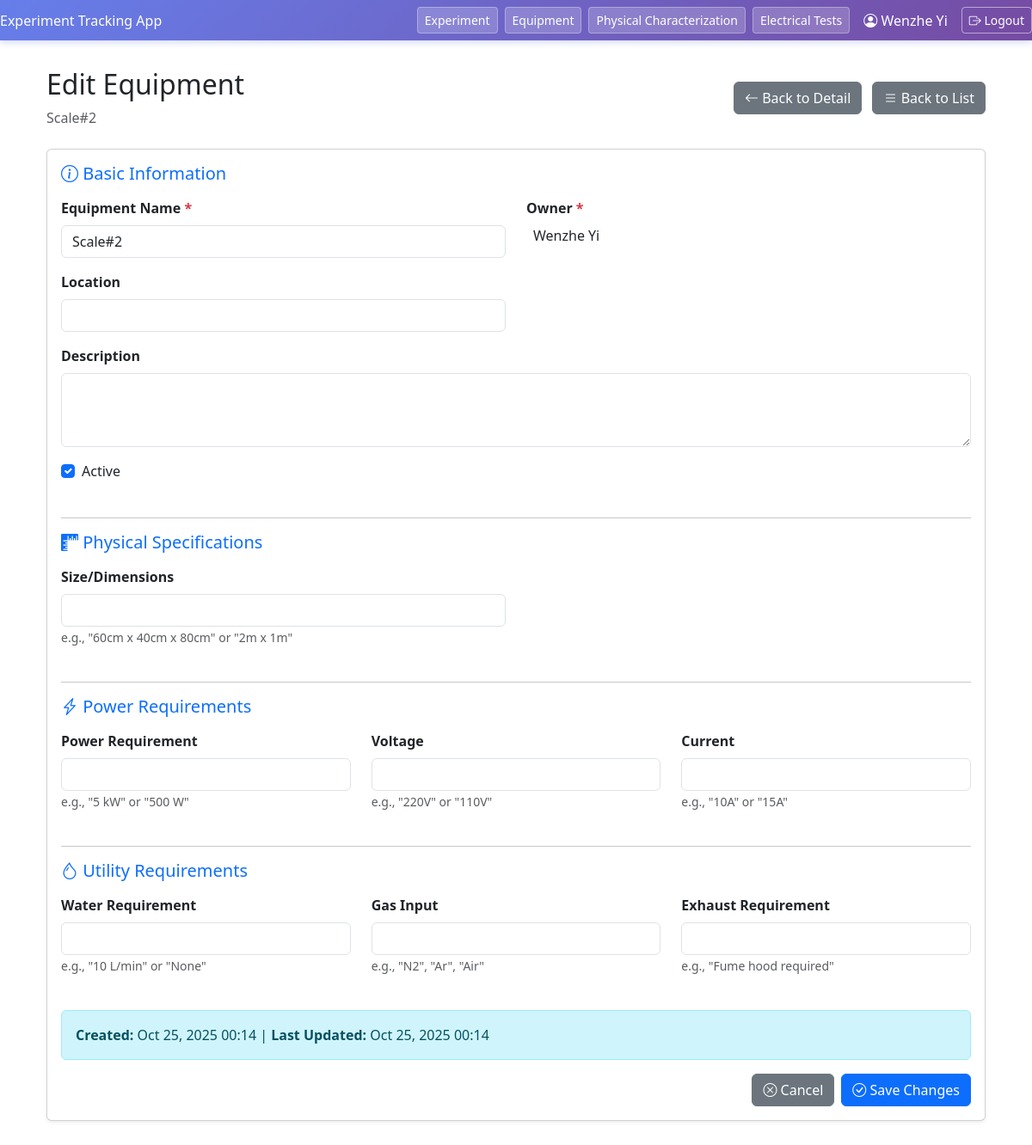
/equipment/4/edit/ (signed in), run on the app's committed database.
### experiment_flow/models.py (models this page shows, shortened)
class Equipment(models.Model):
    equipment_name = models.CharField(max_length=100, unique=True, help_text="Name of the equipment")
    description = models.TextField(blank=True, null=True, help_text="Detailed description of the equipment")
    owner = models.ForeignKey(User, on_delete=models.SET_NULL, null=True, blank=True, related_name='equipment', help_text="Equipment owner/responsible person")
    location = models.CharField(max_length=200, blank=True, null=True, help_text="Current location (e.g., Lab 101, Room A)")
    size = models.CharField(max_length=100, blank=True, null=True, help_text="Physical dimensions (e.g., 60cm x 80cm x 120cm)")
    power_requirement = models.CharField(max_length=100, blank=True, null=True, help_text="Power requirement (e.g., 5kW, 3-phase)")
    voltage = models.CharField(max_length=50, blank=True, null=True, help_text="Voltage requirement (e.g., 220V, 380V)")
    current = models.CharField(max_length=50, blank=True, null=True, help_text="Current requirement (e.g., 15A, 20A)")
    water_requirement = models.CharField(max_length=200, blank=True, null=True, help_text="Water requirement (e.g., DI water, 5L/min)")
    gas_input = models.CharField(max_length=200, blank=True, null=True, help_text="Gas input requirements (e.g., N2, Ar, 2 SLM)")
    exhaust_requirement = models.CharField(max_length=200, blank=True, null=True, help_text="Exhaust requirements (e.g., Acid exhaust, 500 CFM)")
    created_on = models.DateTimeField(auto_now_add=True)
    updated_on = models.DateTimeField(auto_now=True)
    is_active = models.BooleanField(default=True, help_text="Whether the equipment is currently active/available")
    class Meta:
        ordering = ['equipment_name']
        verbose_name = "Equipment"
        verbose_name_plural = "Equipment"

### experiment_flow/views.py (the view)
# urls.py: path('equipment/<int:equipment_id>/edit/', views.edit_equipment, name='edit_equipment'),
@login_required
def edit_equipment(request, equipment_id):
    equipment = get_object_or_404(Equipment, id=equipment_id)
    if request.method == 'POST':
        form = EquipmentForm(request.POST, instance=equipment)
        if form.is_valid():
            form.save()
            return redirect('equipment_detail', equipment_id=equipment_id)
    else:
        form = EquipmentForm(instance=equipment)
    return render(request, 'experiment_flow/edit_equipment.html', {
        'form': form,
        'equipment': equipment
    })

### experiment_flow/templates/experiment_flow/edit_equipment.html (shortened to what this page needs)
{% extends "experiment_flow/base_no_sidebar.html" %}
{% load static %}
{% block content %}
<div class="container-fluid">
    <div class="row">
        <div class="col-12">
            <div class="d-flex justify-content-between align-items-center mb-4">
                <div>
                    <h2>Edit Equipment</h2>
                    <p class="text-muted mb-0">{{ equipment.equipment_name }}</p>
                </div>
                <div>
                    <a href="{% url 'equipment_detail' equipment.id %}" class="btn btn-secondary me-2">
                        <i class="bi bi-arrow-left"></i> Back to Detail
                    </a>
                    <a href="{% url 'equipment_list' %}" class="btn btn-secondary">
                        <i class="bi bi-list"></i> Back to List
                    </a>
                </div>
            </div>
            <div class="card shadow-sm">
                <div class="card-body">
                    <form method="post">
                        <div class="mb-4">
                            <h5 class="text-primary mb-3">
                                <i class="bi bi-info-circle"></i> Basic Information
                            </h5>
                            <div class="row">
                                <div class="col-md-6 mb-3">
                                    <label for="{{ form.equipment_name.id_for_label }}" class="form-label fw-bold">
                                        Equipment Name <span class="text-danger">*</span>
                                    </label>
                                    {{ form.equipment_name }}
                                </div>
                                <div class="col-md-6 mb-3">
                                    <label for="{{ form.owner.id_for_label }}" class="form-label fw-bold">
                                        Owner <span class="text-danger">*</span>
                                    </label>
                                </div>
                                <div class="col-md-6 mb-3">
                                    <label for="{{ form.location.id_for_label }}" class="form-label fw-bold">
                                        Location
                                    </label>
                                    {{ form.location }}
                                </div>
                                <div class="col-12 mb-3">
                                    <label for="{{ form.description.id_for_label }}" class="form-label fw-bold">
                                        Description
                                    </label>
                                    {{ form.description }}
                                </div>
                                <div class="col-md-6 mb-3">
                                    <div class="form-check">
                                        {{ form.is_active }}
                                        <label class="form-check-label" for="{{ form.is_active.id_for_label }}">
                                            Active
                                        </label>
                                    </div>
                                </div>
                            </div>
                        </div>
                        <hr>
                        <div class="mb-4">
                            <h5 class="text-primary mb-3">
                                <i class="bi bi-rulers"></i> Physical Specifications
                            </h5>
                            <div class="row">
                                <div class="col-md-6 mb-3">
                                    <label for="{{ form.size.id_for_label }}" class="form-label fw-bold">
                                        Size/Dimensions
                                    </label>
                                    {{ form.size }}
                                    <small class="form-text text-muted">e.g., "60cm x 40cm x 80cm" or "2m x 1m"</small>
                                </div>
                            </div>
                        </div>
                        <hr>
                        <div class="mb-4">
                            <h5 class="text-primary mb-3">
                                <i class="bi bi-lightning-charge"></i> Power Requirements
                            </h5>
                            <div class="row">
                                <div class="col-md-4 mb-3">
                                    <label for="{{ form.power_requirement.id_for_label }}" class="form-label fw-bold">
                                        Power Requirement
                                    </label>
                                    {{ form.power_requirement }}
                                    <small class="form-text text-muted">e.g., "5 kW" or "500 W"</small>
                                </div>
                                <div class="col-md-4 mb-3">
                                    <label for="{{ form.voltage.id_for_label }}" class="form-label fw-bold">
                                        Voltage
                                    </label>
                                    {{ form.voltage }}
                                    <small class="form-text text-muted">e.g., "220V" or "110V"</small>
                                </div>
                                <div class="col-md-4 mb-3">
                                    <label for="{{ form.current.id_for_label }}" class="form-label fw-bold">
                                        Current
                                    </label>
                                    {{ form.current }}
                                    <small class="form-text text-muted">e.g., "10A" or "15A"</small>
                                </div>
                            </div>
                        </div>
                        <hr>
                        <div class="mb-4">
                            <h5 class="text-primary mb-3">
                                <i class="bi bi-droplet"></i> Utility Requirements
                            </h5>
                            <div class="row">
                                <div class="col-md-4 mb-3">
                                    <label for="{{ form.water_requirement.id_for_label }}" class="form-label fw-bold">
                                        Water Requirement
                                    </label>
                                    {{ form.water_requirement }}
                                    <small class="form-text text-muted">e.g., "10 L/min" or "None"</small>
                                </div>
                                <div class="col-md-4 mb-3">
                                    <label for="{{ form.gas_input.id_for_label }}" class="form-label fw-bold">
                                        Gas Input
                                    </label>
                                    {{ form.gas_input }}
                                    <small class="form-text text-muted">e.g., "N2", "Ar", "Air"</small>
                                </div>
                                <div class="col-md-4 mb-3">
                                    <label for="{{ form.exhaust_requirement.id_for_label }}" class="form-label fw-bold">
                                        Exhaust Requirement
                                    </label>
                                    {{ form.exhaust_requirement }}
                                    <small class="form-text text-muted">e.g., "Fume hood required"</small>
                                </div>
                            </div>
                        </div>
                        <div class="alert alert-info">
                            <strong>Created:</strong> {{ equipment.created_on|date:"M d, Y H:i" }} |
                            <strong>Last Updated:</strong> {{ equipment.updated_on|date:"M d, Y H:i" }}
                        </div>
                        <div class="d-flex justify-content-end gap-2">
                            <a href="{% url 'equipment_detail' equipment.id %}" class="btn btn-secondary">
                                <i class="bi bi-x-circle"></i> Cancel
                            </a>
                            <button type="submit" class="btn btn-primary">
                                <i class="bi bi-check-circle"></i> Save Changes
                            </button>
                        </div>
                    </form>
                </div>
            </div>
        </div>
    </div>
</div>
{% endblock %}

### experiment_flow/templates/experiment_flow/base_no_sidebar.html (shortened to what this page needs)
<!DOCTYPE html>
<html lang="en">
<head>
    <link href="https://cdn.jsdelivr.net/npm/bootstrap@5.3.0/dist/css/bootstrap.min.css" rel="stylesheet">
    <link rel="stylesheet" href="https://cdn.jsdelivr.net/npm/bootstrap-icons@1.11.1/font/bootstrap-icons.css">
    <link href="https://cdn.jsdelivr.net/npm/select2@4.1.0-rc.0/dist/css/select2.min.css" rel="stylesheet" />
    <link href="https://cdn.jsdelivr.net/npm/select2-bootstrap-5-theme@1.3.0/dist/select2-bootstrap-5-theme.min.css" rel="stylesheet" />
</head>
<body>
    <div class="navbar">
        <div>Experiment Tracking App</div>
        <div class="ms-auto d-flex gap-2 align-items-center">
            <button onclick="location.href='{% url 'index' %}'" class="btn btn-primary btn-sm">Experiment</button>
            <button onclick="location.href='{% url 'equipment_list' %}'" class="btn btn-primary btn-sm">Equipment</button>
            <button onclick="location.href='{% url 'index' %}'" class="btn btn-primary btn-sm">Physical Characterization</button>
            <button onclick="location.href='{% url 'index' %}'" class="btn btn-primary btn-sm">Electrical Tests</button>
            {% if user.is_authenticated %}
                <span class="text-white mx-2">
                    <i class="bi bi-person-circle"></i>
                    {% if user.first_name and user.last_name %}
                        {{ user.first_name }} {{ user.last_name }}
                    {% else %}
                        {{ user.username }}
                    {% endif %}
                </span>
                <button onclick="location.href='{% url 'logout' %}'" class="btn btn-outline-light btn-sm">
                    <i class="bi bi-box-arrow-right"></i> Logout
                </button>
            {% endif %}
        </div>
    </div>
    <div class="container">
        {% block content %}{% endblock %}
    </div>
</body>
</html>

### experiment_flow/templates/experiment_flow/base_no_sidebar.html (style rules this page uses)
body { font-family: Arial, sans-serif; margin: 0; padding: 0; background: #f7f7f7; }
.navbar { background: linear-gradient(135deg, #667eea 0%, #764ba2 100%); color: #fff; padding: 1rem; display: flex; justify-content: space-between; align-items: center; box-shadow: 0 2px 8px rgba(102, 126, 234, 0.3); }
.navbar .btn-primary { background: rgba(255, 255, 255, 0.2); border: 1px solid rgba(255, 255, 255, 0.3); color: white; transition: all 0.2s; }
.navbar .btn-outline-light { border-color: rgba(255, 255, 255, 0.5); color: white; transition: all 0.2s; }
.container { padding: 2rem; }

### data on the page
Equipment: equipment_name "Scale#2", is_active "☑", created_on "Oct 25, 2025 00:14", updated_on "Oct 25, 2025 00:14"

### other printed values
{{ user.first_name }} "Wenzhe"
{{ user.last_name }} "Yi"
